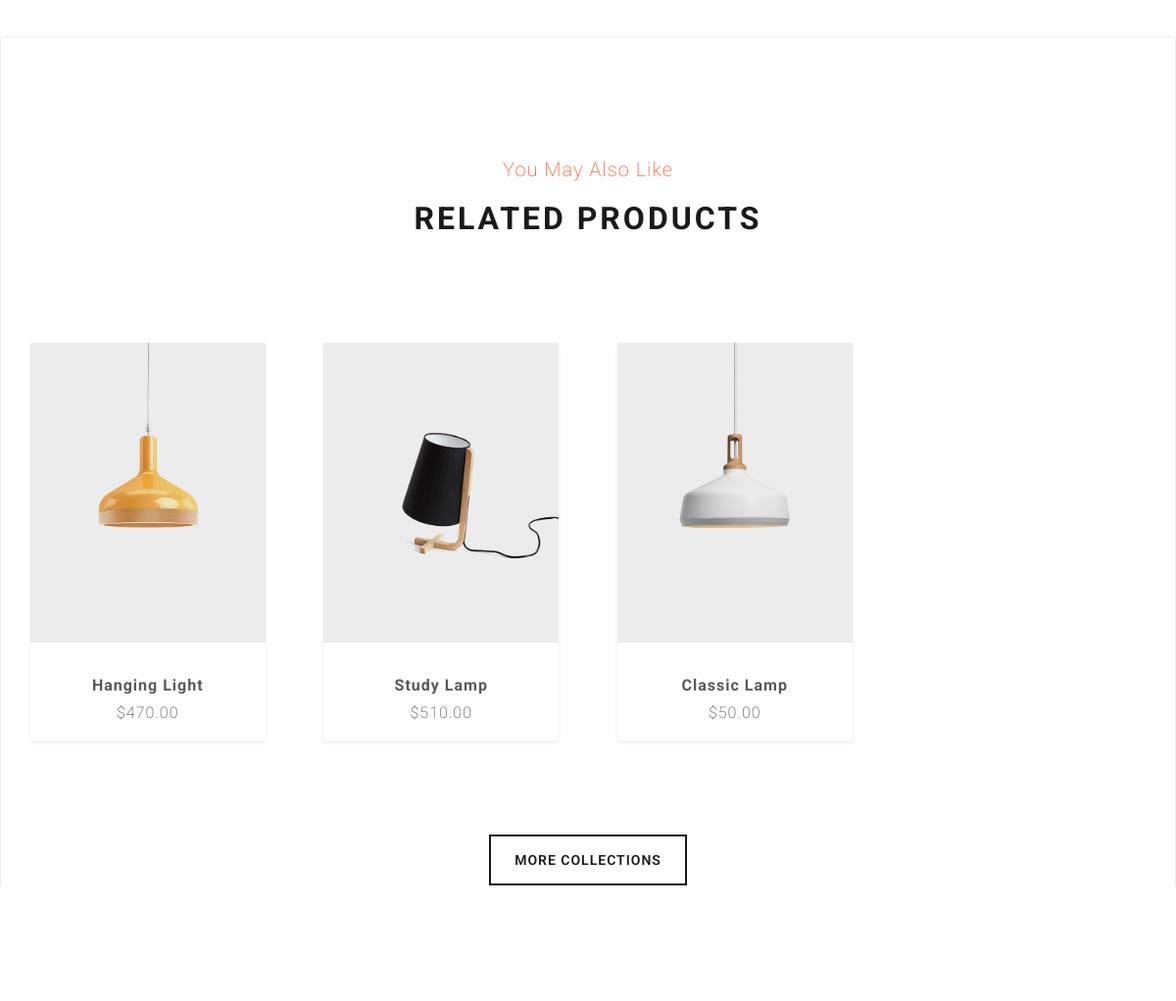
The app's page /Home/details/1 (middle part), older data.
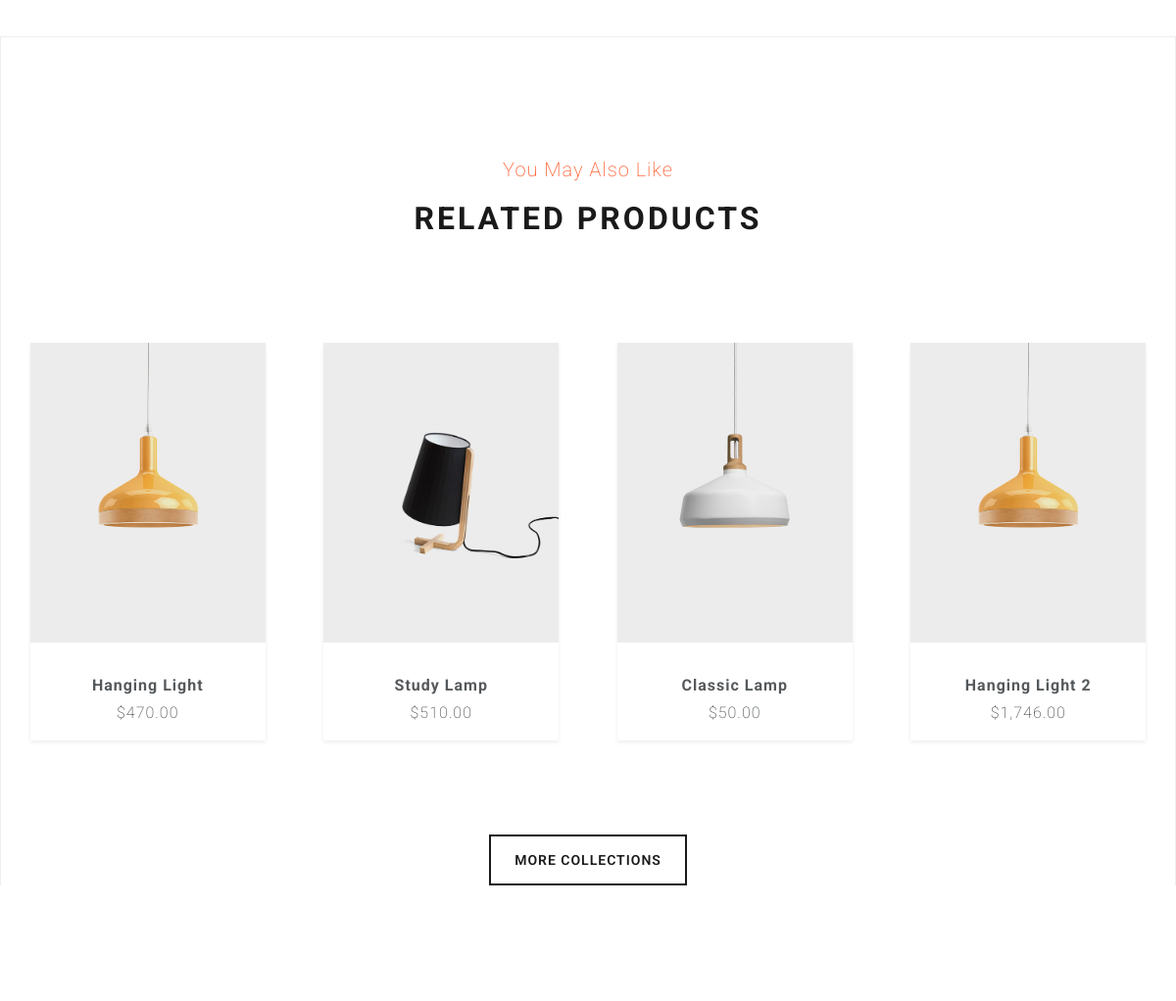
The same page, newer data.
### tables this page shows
CREATE TABLE `tbl_product` (
  `prod_id` int(2) NOT NULL,
  `prod_name` varchar(50) NOT NULL,
  `prod_quantity` int(100) NOT NULL,
  `prod_price` int(100) NOT NULL,
  `category_id` int(2) NOT NULL,
  `prod_description` text NOT NULL,
  `prod_image_id` varchar(5) DEFAULT NULL,
  `status` bit(1) NOT NULL
);

CREATE TABLE `tbl_image` (
  `img_id` int(2) NOT NULL,
  `prod_image_id` varchar(5) NOT NULL,
  `img_link` varchar(200) NOT NULL
);

### modules/Controller.php (called while the page is built, shortened)
<?php
class Controller
{
    public function view($view, $data = [])
    {
        require_once './views/' . $view . '.php';
    }
}

### controllers/Home.php (called while the page is built, shortened)
<?php
class Home extends Controller
{
    public function __construct()
    {
        $this->ProductModel = $this->model('ProductModel');
        $this->CategoryModel = $this->model('CategoryModel');
        $this->ImageModel = $this->model('ImageModel');
    }
    public function details($prod_id)
    {
        $prod = $this->ProductModel->getProduct($prod_id);
        $category = $this->CategoryModel->getCategory($this->ProductModel->getCategoryId($prod_id));
        $prodByCate = $this->ProductModel->getProductByCategory($prod[0]['category_id']);
        $image = $this->ImageModel->getImage($this->ProductModel->getImageId($prod_id));
        $imageByCate = array();
        foreach ($prodByCate as $value) {
            $img = $this->ImageModel->getImage($this->ProductModel->getImageId($value['prod_id']))[0];
            array_push($imageByCate, $img);
        }
        $this->view('details', ['prod' => $prod, 'cate' => $category, 'prodByCate' => $prodByCate, 'imageByCate' => $imageByCate, 'img' => $image]);
    }
}

### modules/App.php (called while the page is built, shortened)
<?php
class App{
    protected $action = 'index';
    public function __construct()
    {
        $url = $this->urlProcess();
        if(isset($url[0])){
            unset($url[0]);
        }
        $this->controller = new $this->controller;
        if(isset($url[1])){
            if(method_exists($this->controller, $url[1])){
                $this->action = $url[1];
            }
            unset($url[1]);
        }
        $this->params = $url ? array_values($url) : [];
        call_user_func_array([$this->controller,$this->action], $this->params);
    }
    public function urlProcess(){
        if(isset($_GET['url'])){
            $url = rtrim($_GET['url'],'/');
            $filter = filter_var($url);
            return explode('/',$filter);
        }
    }
}
?>

### modules/requires.php (called while the page is built, shortened)
<?php
require_once './modules/App.php';
require_once './modules/Controller.php';
$init = new App();
?>

### index.php (called while the page is built, shortened)
<?php
    require_once "./modules/requires.php";
?>

### modules/db_module.php (called while the page is built, shortened)
<?php
function chayTruyVanTraVeDL($link, $q)
{
    $result = mysqli_query($link, $q);
    $data = null;
    if ($result->num_rows > 0) {
        while ($row = $result->fetch_assoc()) {
            $data[] = $row;
        }
        return $data;
    }
}

### models/ProductModel.php (called while the page is built, shortened)
<?php
class ProductModel
{
    public function getProduct($id)
    {
        $link = null;
        $result = chayTruyVanTraVeDL($link, "SELECT * FROM tbl_product WHERE prod_id = '$id'");
        $data = $result;
        return $data;
    }
    public function getProductByCategory($category)
    {
        $link = null;
        $result = chayTruyVanTraVeDL($link, "SELECT * FROM tbl_product WHERE STATUS = 1 AND category_id like $category");
        $data = $result;
        return $data;
    }
}

### models/ImageModel.php (called while the page is built, shortened)
<?php
class ImageModel
{
    public function getImage($id)
    {
        $link = null;
        $result = chayTruyVanTraVeDL($link, "SELECT img_link FROM tbl_image WHERE prod_image_id = '$id'");
        $data = $result;
        return $data;
    }
}

### views/details.php (the view, shortened to what the changed rows need)
<html lang="en">
<?php
require_once APPROOT . '/views/includes/head.php';
?>
<body>
    <div class="container-fluid p-0">
        <section class="margin-120 border border-1 border-bottom-0">
            <div class="d-flex flex-column align-items-center" style="margin-top: 120px; margin-bottom: 100px;">
                <h1 class="fw-bold">Related products</h1>
            </div>
            <div class="container-fluid my-3">
                <div class="row text-center align-self-center">
                    <?php
                    if (!empty($data['prodByCate'])) :
                        $i = 0;
                        foreach ($data['prodByCate'] as $prodByCate) : extract($prodByCate);
                            if ($i == 4) {
                                break;
                            } ?>
                            <div class="col-6 col-md-3 box">
                                <form action="<?= URLROOT ?>/Cart/addProductToCart/<?= $prod_id ?>" method="POST">
                                    <div class="card border-0 shadow-sm mb-5 mx-auto" style="min-width: 21vh; max-width: 30vh;">
                                        <a href="<?= URLROOT ?>/Home/details/<?= $prod_id ?>">
                                            <img src="<?= IMAGE ?>/<?= $data['imageByCate'][$i]['img_link'] ?>" class="card-img-top img-fluid" alt="...">
                                        </a>
                                        <div class="card-body" style="z-index: 2; background-color: white;">
                                            <div class="mt-3 fw-bold fs-5"> <?= $prod_name ?> </div>
                                            <div class="mt-1 fs-5"> $<?= number_format($prod_price, 2, '.', ',') ?></div>
                                        </div>
                                        <button type="submit" name="addToCart" id="btn-add-to-cart" class="add-to-cart">
                                            <p>ADD TO CART</p>
                                        </button>
                                    </div>
                                </form>
                            </div>
                    <?php $i++;
                        endforeach;
                    endif; ?>
                </div>
            </div>
        </section>
    </div>
</body>
</html>

Row changes from the older to the newer data that the page shows:
added tbl_product: tbl_image.img_link (picture), prod_name "Hanging Light 2", prod_price "1,746.00"
